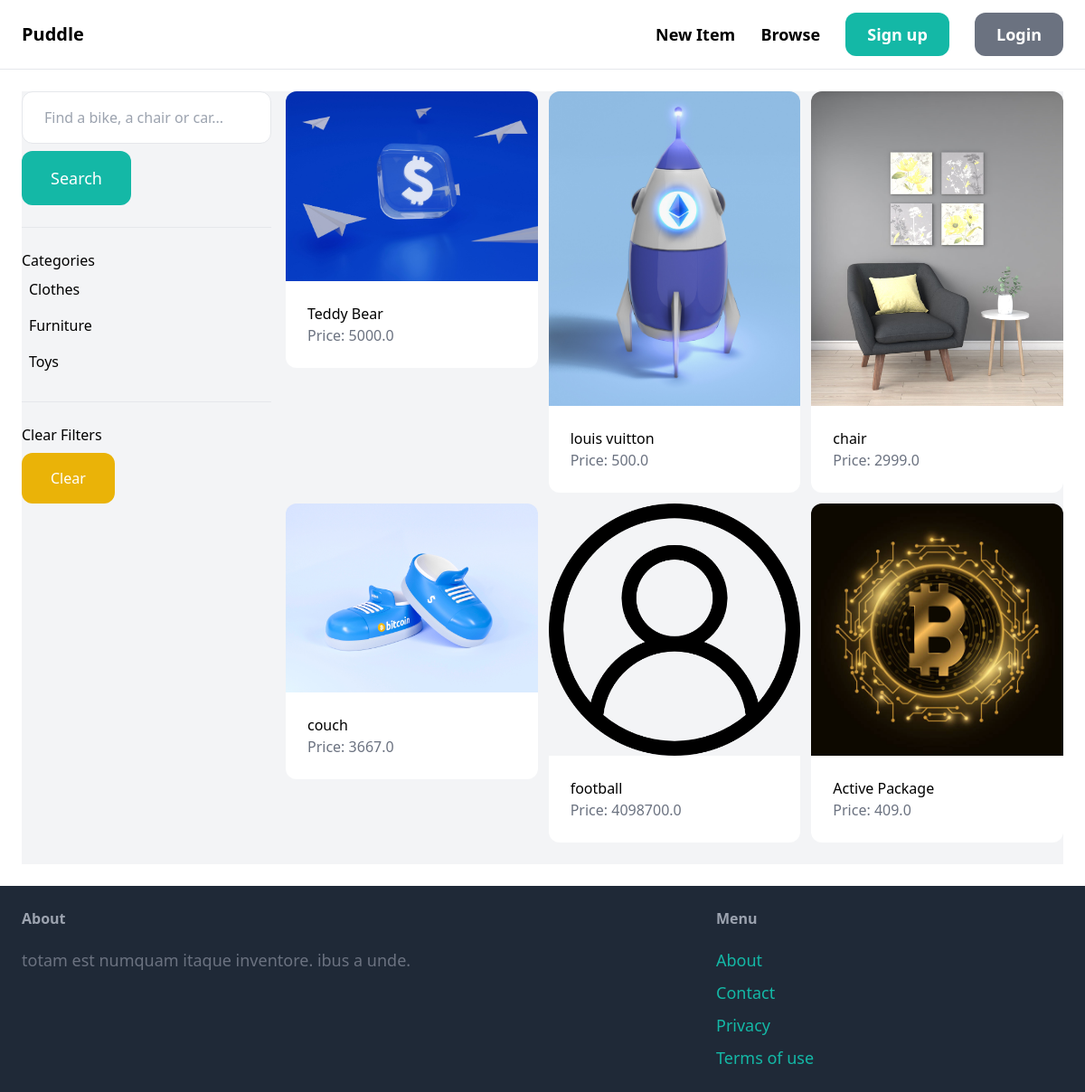
The app's page /items/ with its own data.
### item/models.py (models this page shows, shortened)
class Category(models.Model):
    name = models.CharField(max_length=255)
    class Meta:
        ordering = ('name',)
        verbose_name_plural = "Categories"

class Item(models.Model):
    category =models.ForeignKey(Category, related_name='items', on_delete=models.CASCADE)
    name = models.CharField(max_length=255)
    description = models.TextField(blank=True, null=True)
    price = models.FloatField()
    image = models.ImageField(upload_to='item_images',blank=True, null=True)
    is_sold = models.BooleanField(default=False)
    created_by = models.ForeignKey(User, related_name='Items', on_delete=models.CASCADE)
    created_at = models.DateTimeField(auto_now_add=True)

### item/views.py (the view)
# urls.py: path('', views.items, name='items'),
def items(request):
    query = request.GET.get('query', '')
    categories = Category.objects.all()
    category_id = request.GET.get('category', 0)
    items = Item.objects.filter(is_sold=False)
    if category_id:
        items = items.filter(category_id=category_id)
    if query:
        items = items.filter(Q(name__icontains=query) | Q(description__icontains=query))
    return render(request, 'item/items.html', {
        'items': items,
        'query':query,
        'categories':categories,
        'category_id':int(category_id),
    })

### item/templates/item/items.html (shortened to what this page needs)
{% extends 'core/base.html' %}
{% block content %}
    <div class="pb-6 grid grid-cols-4 gap-4 bg-gray-100">
        <div class=" col-span-1">
            <form method="get" action="{% url 'item:items' %}">
                <input name="query" class="w-full py-4 px-6 border rounded-xl" type="text" value="{{ query }}" placeholder="Find a bike, a chair or car...">
                <button class="mt-2 py-4 px-8 text-lg bg-teal-500 text-white rounded-xl">Search</button>
            </form>
            <hr class="my-6">
            <p class="ofnt-semibold">Categories</p>
            <ul>
                {% for category in categories %}
                <li class="py-2 px-2 rounded-xl"{% if category.id == category_id %}bg-gray-200{% endif %}>
                    <a href="{% url 'item:items' %}?query={{ query }}&category={{ category.id }}">{{ category.name }}</a>
                </li>
                {% endfor %}
            </ul>
            <hr class="my-6">
            <p class="ofnt-semibold">Clear Filters</p>
            <ul>
                <li>
                    <a href="{% url 'item:items' %}" class="mt-2 py-4 px-8 inline-block bg-yellow-500 text=lg rounded-xl text-white">Clear</a>
                </li>
            </ul>
        </div>
        <div class="col-span-3">
            <div class="grid grid-cols-3 gap-3">
                {% for item in items %}
                <div>
                    <a href="{% url 'item:detail' item.id %}">
                        <div>
                            <img src="{{ item.image.url }}" class="rounded-t-xl">
                        </div>
                        <div class="p-6 bg-white rounded-b-xl">
                            <h2 class="text=2xl">{{ item.name }}</h2>
                            <p class="text-gray-500">Price: {{ item.price }}</p>
                        </div>
                    </a>
                </div>
                {% endfor %}
            </div>
        </div>
    </div>
{% endblock %}

### records on screen
Category: name "Clothes"
Category: name "Furniture"
Category: name "Toys"
Item: image (picture), name "Teddy Bear", price "5000.0"
Item: image (picture), name "louis vuitton", price "500.0"
Item: image (picture), name "chair", price "2999.0"
Item: image (picture), name "couch", price "3667.0"
Item: image (placeholder picture), name "football", price "4098700.0"
Item: image (picture), name "Active Package", price "409.0"
